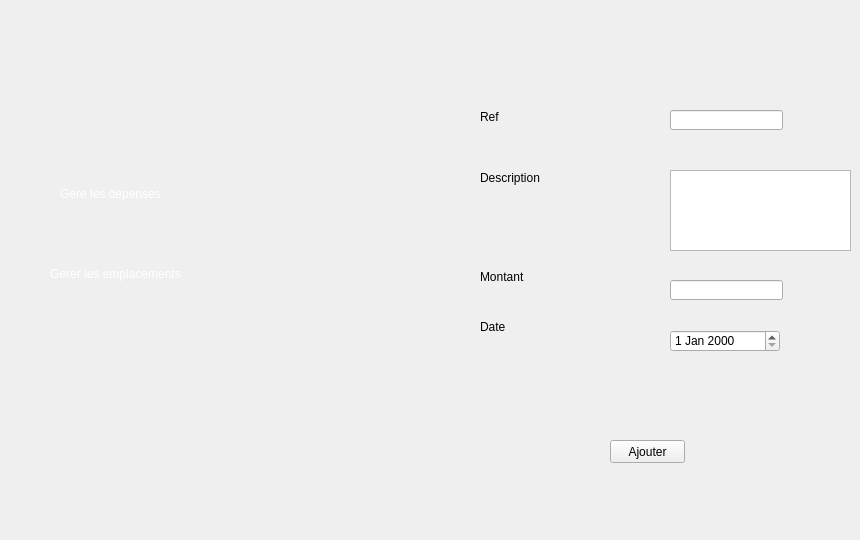
    <widget class="QWidget" name="page31">
     <widget class="QPushButton" name="icon3_27">
      <property name="geometry">
       <rect>
        <x>260</x>
        <y>260</y>
        <width>91</width>
        <height>91</height>
       </rect>
      </property>
      <property name="cursor">
       <cursorShape>PointingHandCursor</cursorShape>
      </property>
      <property name="styleSheet">
       <string notr="true">
background-color: transparent;
	border-image: url(:/icon-modif2.png);
background: none;
border: none;
background-repeat: none;
</string>
      </property>
      <property name="text">
       <string/>
      </property>
     </widget>
     <widget class="QPushButton" name="icon2_29">
      <property name="geometry">
       <rect>
        <x>260</x>
        <y>130</y>
        <width>91</width>
        <height>91</height>
       </rect>
      </property>
      <property name="cursor">
       <cursorShape>PointingHandCursor</cursorShape>
      </property>
      <property name="styleSheet">
       <string notr="true">
border-image: url(:/icon-supp2.png);
background-color: transparent;
background: none;
border: none;
background-repeat: none;
</string>
      </property>
      <property name="text">
       <string/>
      </property>
     </widget>
     <widget class="QLabel" name="selected_23">
      <property name="geometry">
       <rect>
        <x>240</x>
        <y>10</y>
        <width>101</width>
        <height>91</height>
       </rect>
      </property>
      <property name="styleSheet">
       <string notr="true">
background-color: transparent;
background: none;
	border-image: url(:/selected.png);
border: none;
background-repeat: none;
</string>
      </property>
      <property name="text">
       <string/>
      </property>
     </widget>
     <widget class="QPushButton" name="icon4_41">
      <property name="geometry">
       <rect>
        <x>260</x>
        <y>390</y>
        <width>91</width>
        <height>91</height>
       </rect>
      </property>
      <property name="cursor">
       <cursorShape>PointingHandCursor</cursorShape>
      </property>
      <property name="styleSheet">
       <string notr="true">
border-image: url(:/icon-afficher2.png);
background-color: transparent;
background: none;
border: none;
background-repeat: none;
</string>
      </property>
      <property name="text">
       <string/>
      </property>
     </widget>
     <widget class="QLabel" name="ar_23">
      <property name="geometry">
       <rect>
        <x>220</x>
        <y>-10</y>
        <width>151</width>
        <height>531</height>
       </rect>
      </property>
      <property name="styleSheet">
       <string notr="true">

background-color: transparent;
	border-image: url(:/bg.png);

background: none;
border: none;
background-repeat: none;
</string>
      </property>
      <property name="text">
       <string/>
      </property>
     </widget>
     <widget class="QPushButton" name="icon4_42">
      <property name="geometry">
       <rect>
        <x>260</x>
        <y>10</y>
        <width>91</width>
        <height>91</height>
       </rect>
      </property>
      <property name="cursor">
       <cursorShape>PointingHandCursor</cursorShape>
      </property>
      <property name="styleSheet">
       <string notr="true">
border-image: url(:/icon-ajout2.png);
background-color: transparent;
background: none;
border: none;
background-repeat: none;
</string>
      </property>
      <property name="text">
       <string/>
      </property>
     </widget>
     <widget class="QPushButton" name="pushButton_62">
      <property name="geometry">
       <rect>
        <x>30</x>
        <y>180</y>
        <width>161</width>
        <height>28</height>
       </rect>
      </property>
      <property name="styleSheet">
       <string notr="true">

background-color: transparent;
	font: 10pt &quot;Segoe UI Historic&quot;;
	color: rgb(255, 255, 255);
background: none;
border: none;
background-repeat none;
</string>
      </property>
      <property name="text">
       <string>Gere les depenses</string>
      </property>
     </widget>
     <widget class="QLabel" name="selected2_39">
      <property name="geometry">
       <rect>
        <x>0</x>
        <y>170</y>
        <width>221</width>
        <height>51</height>
       </rect>
      </property>
      <property name="styleSheet">
       <string notr="true">
background-color: transparent;
background: none;
	border-image: url(:/selected2.png);
border: none;
background-repeat: none;
</string>
      </property>
      <property name="text">
       <string/>
      </property>
     </widget>
     <widget class="QPushButton" name="pushButton_63">
      <property name="geometry">
       <rect>
        <x>30</x>
        <y>260</y>
        <width>171</width>
        <height>28</height>
       </rect>
      </property>
      <property name="styleSheet">
       <string notr="true">

background-color: transparent;
	font: 10pt &quot;Segoe UI Historic&quot;;
	color: rgb(255, 255, 255);
background: none;
border: none;
background-repeat: none;
</string>
      </property>
      <property name="text">
       <string>Gerer les emplacements</string>
      </property>
     </widget>
     <widget class="QLabel" name="label_72">
      <property name="geometry">
       <rect>
        <x>480</x>
        <y>110</y>
        <width>47</width>
        <height>14</height>
       </rect>
      </property>
      <property name="styleSheet">
       <string notr="true">background : none;</string>
      </property>
      <property name="text">
       <string>Ref</string>
      </property>
     </widget>
     <widget class="QLabel" name="label_73">
      <property name="geometry">
       <rect>
        <x>480</x>
        <y>170</y>
        <width>61</width>
        <height>16</height>
       </rect>
      </property>
      <property name="styleSheet">
       <string notr="true">background : none;</string>
      </property>
      <property name="text">
       <string>Description</string>
      </property>
     </widget>
     <widget class="QLabel" name="label_74">
      <property name="geometry">
       <rect>
        <x>480</x>
        <y>270</y>
        <width>47</width>
        <height>14</height>
       </rect>
      </property>
      <property name="styleSheet">
       <string notr="true">background : none;</string>
      </property>
      <property name="text">
       <string>Montant</string>
      </property>
     </widget>
     <widget class="QLabel" name="label_75">
      <property name="geometry">
       <rect>
        <x>480</x>
        <y>320</y>
        <width>47</width>
        <height>14</height>
       </rect>
      </property>
      <property name="styleSheet">
       <string notr="true">background : none;</string>
      </property>
      <property name="text">
       <string>Date</string>
      </property>
     </widget>
     <widget class="QLineEdit" name="lineEdit_10">
      <property name="geometry">
       <rect>
        <x>670</x>
        <y>280</y>
        <width>113</width>
        <height>20</height>
       </rect>
      </property>
      <property name="styleSheet">
       <string notr="true">background : none;</string>
      </property>
     </widget>
     <widget class="QPushButton" name="pushButton_59">
      <property name="geometry">
       <rect>
        <x>610</x>
        <y>440</y>
        <width>75</width>
        <height>23</height>
       </rect>
      </property>
      <property name="text">
       <string>Ajouter</string>
      </property>
     </widget>
     <widget class="QTextEdit" name="textEdit">
      <property name="geometry">
       <rect>
        <x>670</x>
        <y>170</y>
        <width>181</width>
        <height>81</height>
       </rect>
      </property>
      <property name="styleSheet">
       <string notr="true">background : none;</string>
      </property>
     </widget>
     <widget class="QLineEdit" name="lineEdit_8">
      <property name="geometry">
       <rect>
        <x>670</x>
        <y>110</y>
        <width>113</width>
        <height>20</height>
       </rect>
      </property>
      <property name="styleSheet">
       <string notr="true">background : none;</string>
      </property>
     </widget>
     <widget class="QDateEdit" name="dateEdit_3">
      <property name="geometry">
       <rect>
        <x>670</x>
        <y>330</y>
        <width>110</width>
        <height>22</height>
       </rect>
      </property>
     </widget>
     <zorder>selected2_39</zorder>
     <zorder>ar_23</zorder>
     <zorder>icon3_27</zorder>
     <zorder>icon2_29</zorder>
     <zorder>selected_23</zorder>
     <zorder>icon4_41</zorder>
     <zorder>icon4_42</zorder>
     <zorder>pushButton_62</zorder>
     <zorder>pushButton_63</zorder>
     <zorder>label_72</zorder>
     <zorder>label_73</zorder>
     <zorder>label_74</zorder>
     <zorder>label_75</zorder>
     <zorder>lineEdit_10</zorder>
     <zorder>pushButton_59</zorder>
     <zorder>textEdit</zorder>
     <zorder>lineEdit_8</zorder>
     <zorder>dateEdit_3</zorder>
    </widget>
